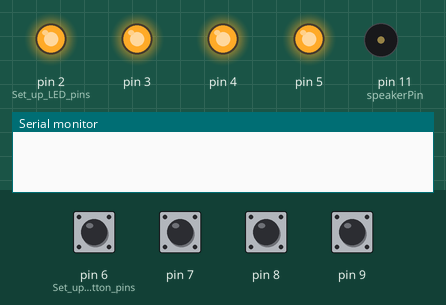
Recording of a sketch running on a simulated Arduino Uno, built with avr-gcc and run on an emulated ATmega328P. Parts: output pins drawn as LEDs (lit = HIGH), buzzer (waves = sounding), the last lines printed to the serial monitor. The test bench sets the inputs (shaded band); at power-on: pin 6 (Set_up_button_pins), pin 7–9 HIGH. Random numbers use the default seed unless the sketch sets one.

Above: at 1.2 s.
1.3 s: pin 6 (Set_up_button_pins) pulled LOW for 0.15 s
At 3.3 s:
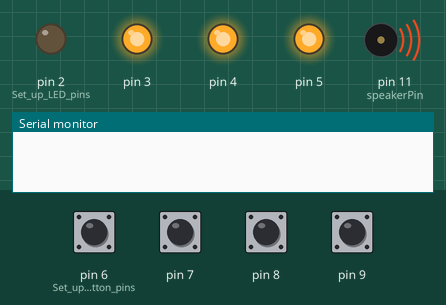
At 3.7 s:
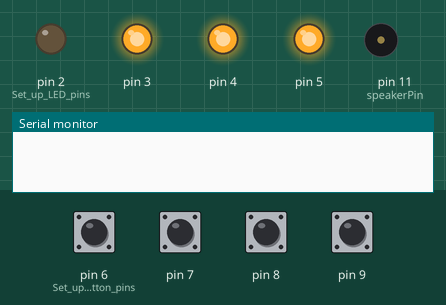
4.3 s: pin 7 pulled LOW for 0.15 s
At 7.8 s:
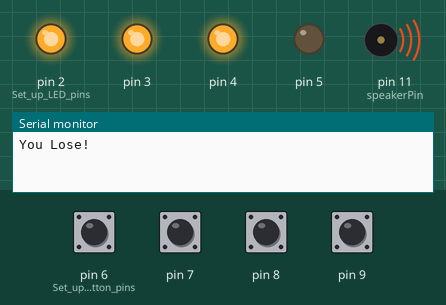
Timing chart, 0 to 10.2 s (numbered marks = the images above; inputs shaded):
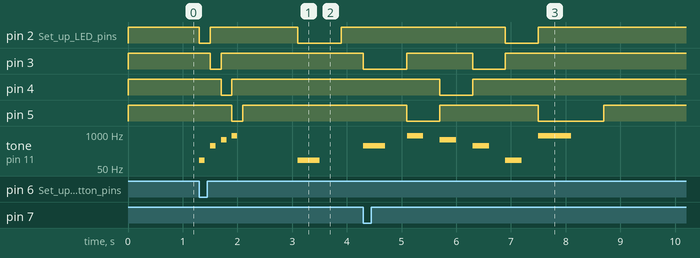

Measured:
- after the input at 1.3 s, pin 2 (Set_up_LED_pins): HIGH → LOW at once, → HIGH 0.20 s later, → LOW 1.6 s later, → HIGH 0.80 s later; pin 3: HIGH → LOW after 0.20 s, → HIGH 0.20 s later
- after the input at 4.3 s, pin 2 (Set_up_LED_pins): HIGH → LOW after 2.6 s, → HIGH 0.60 s later; pin 3: HIGH → LOW at once, → HIGH 0.80 s later, → LOW 1.2 s later, → HIGH 0.60 s later

The sketch:

SimonGame.ino
```cpp
const int speakerPin = 11; // Pin connected to the speaker

//*****************************************

int noteDuration = 400; // Duration to play the main notes

int noteFrequencies[4] = {100, 350, 600, 850}; // Frequencies for the 4 notes used in the game

int gameSequence[20]; // Array to store game pattern during play

int gameDifficulty = 1;

//*****************************************

void setup() {
  pinMode(2, OUTPUT); // Set up LED pins
  pinMode(3, OUTPUT);
  pinMode(4, OUTPUT);
  pinMode(5, OUTPUT);

  pinMode(6, INPUT); // Set up button pins
  pinMode(7, INPUT);
  pinMode(8, INPUT);
  pinMode(9, INPUT);

  Serial.begin(9600); // Enable serial output for debugging
}

void loop() {
  initializePins(); // Set the LED and button pins HIGH
  displayMainMenu();
}

void displayMainMenu() {
  while (true) {
    if (digitalRead(6) == LOW) {
      gameDifficulty = 1;
      generateGameSequence();
      playGame();
    }
    if (digitalRead(7) == LOW) {
      gameDifficulty = 2;
      generateGameSequence();
      playGame();
    }
    if (digitalRead(8) == LOW) {
      gameDifficulty = 3;
      generateGameSequence();
      playGame();
    }
    if (digitalRead(9) == LOW) {
      gameDifficulty = 4;
      generateGameSequence();
      playGame();
    }
  }
}

void initializePins() {
  for (int pin = 2; pin < 10; pin++) {
    digitalWrite(pin, HIGH);
  }
}

void playGame() {
  int roundNumber = 0;
  int playerTurn = 1;
  bool buttonPressed = false;
  int currentNote;
  int playerInput = 0;
  bool gameLost = false;

  playNote(1, 100);
  playNote(2, 100);
  playNote(3, 100);
  playNote(4, 100);
  delay(1000);

  for (int currentRound = 1; currentRound <= (gameDifficulty * 5); currentRound++) {
    roundNumber++;
    playerTurn = 1;
    buttonPressed = false;
    playerInput = 0;

    for (int j = 1; j < currentRound; j++) {
      playNote(gameSequence[j - 1], noteDuration); // Play the current round note sequence
    }

    while (playerTurn < currentRound) {
      currentNote = gameSequence[playerTurn - 1];
      while (!buttonPressed) {
        if (digitalRead(6) == LOW) { // Button 1 Pressed
          buttonPressed = true;
          playerInput = 1;
        }
        if (digitalRead(7) == LOW) { // Button 2 Pressed
          buttonPressed = true;
          playerInput = 2;
        }
        if (digitalRead(8) == LOW) { // Button 3 Pressed
          buttonPressed = true;
          playerInput = 3;
        }
        if (digitalRead(9) == LOW) { // Button 4 Pressed
          buttonPressed = true;
          playerInput = 4;
        }
        if (buttonPressed) { // A button was pressed
          playNote(playerInput, noteDuration); // Play the pressed note
          if (currentNote == playerInput) { // Correct note
            playerTurn++;
          } else { // Incorrect note
            endGame(false);
          }
        }
      }
      buttonPressed = false;
    }
  }

  if (!gameLost) {
    endGame(true);
  }
}

void generateGameSequence() {
  randomSeed(analogRead(1));
  for (int i = 0; i < (gameDifficulty * 5); i++) { // Add more turns to the game based on difficulty
    gameSequence[i] = random(1, 5);
  }
}

void playNote(int noteIndex, int duration) {
  digitalWrite(noteIndex + 1, LOW);
  tone(speakerPin, noteFrequencies[noteIndex - 1], duration);
  delay(duration * 2);
  digitalWrite(noteIndex + 1, HIGH);
}

void endGame(bool win) {
  if (win) {
    Serial.println("You Win!");
    for (int i = 0; i < 10; i++) {
      playNote(1, 50);
      playNote(2, 50);
      playNote(3, 50);
      playNote(4, 50);
    }
  } else {
    Serial.println("You Lose!");
    playNote(4, 300);
    playNote(3, 300);
    playNote(2, 300);
    playNote(1, 300);
    playNote(4, 600);
  }
  Serial.println("Game over");
  displayMainMenu();
}
```
